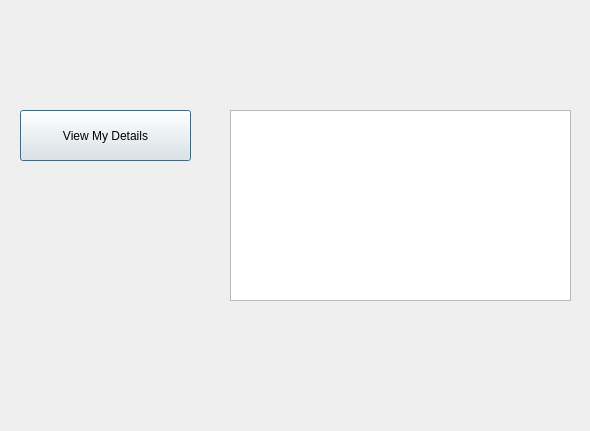
<?xml version="1.0" encoding="UTF-8"?>
<ui version="4.0">
 <class>Dialog</class>
 <widget class="QDialog" name="Dialog">
  <property name="geometry">
   <rect>
    <x>0</x>
    <y>0</y>
    <width>590</width>
    <height>431</height>
   </rect>
  </property>
  <property name="windowTitle">
   <string>Dialog</string>
  </property>
  <widget class="QPlainTextEdit" name="plainTextEdit">
   <property name="geometry">
    <rect>
     <x>230</x>
     <y>110</y>
     <width>341</width>
     <height>191</height>
    </rect>
   </property>
   <property name="readOnly">
    <bool>true</bool>
   </property>
  </widget>
  <widget class="QLabel" name="label">
   <property name="geometry">
    <rect>
     <x>150</x>
     <y>30</y>
     <width>271</width>
     <height>41</height>
    </rect>
   </property>
   <property name="font">
    <font>
     <family>Painted Paradise</family>
     <pointsize>20</pointsize>
    </font>
   </property>
   <property name="styleSheet">
    <string notr="true">color:rgb(128, 0, 128)</string>
   </property>
   <property name="text">
    <string/>
   </property>
   <property name="alignment">
    <set>Qt::AlignCenter</set>
   </property>
  </widget>
  <widget class="QPushButton" name="pushButton">
   <property name="geometry">
    <rect>
     <x>20</x>
     <y>110</y>
     <width>171</width>
     <height>51</height>
    </rect>
   </property>
   <property name="text">
    <string>View My Details</string>
   </property>
  </widget>
 </widget>
 <resources/>
 <connections/>
</ui>
